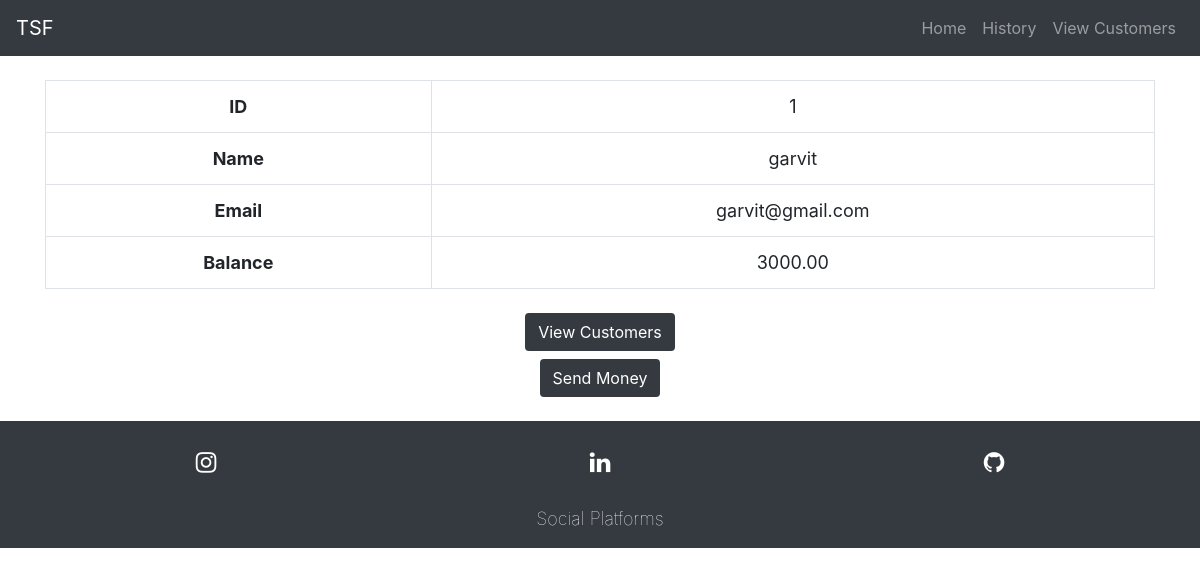
The app's page /details.php?customer_id=1 with its own data.
### tables this page shows
CREATE TABLE `customer` (
  `ID` int(255) NOT NULL,
  `Name` varchar(255) NOT NULL,
  `Email` varchar(255) NOT NULL,
  `Balance` decimal(10,2) NOT NULL
);

### details.php (the view, shortened to what this page needs)
<!doctype html>
<html lang="en">
<?php
    include("functions.php");
?>
<head>
  <link rel="stylesheet" href="https://maxcdn.bootstrapcdn.com/bootstrap/4.5.2/css/bootstrap.min.css">
    <link rel="stylesheet" href="https://cdnjs.cloudflare.com/ajax/libs/font-awesome/4.7.0/css/font-awesome.min.css">
    <link rel="stylesheet" type="text/css" href="css/style.css">
</head>
<body>
<nav class="navbar navbar-expand-lg navbar-dark bg-dark">
  <a class="navbar-brand" href="#">TSF</a>
  <div class="collapse navbar-collapse" id="navbarSupportedContent">
    <ul class="navbar-nav ml-auto">
      <li class="nav-item">
        <a class="nav-link" href="index.php">Home </a>
      </li>
      <li class="nav-item">
        <a class="nav-link" href="history.php">History </a>
      </li>
      <li class="nav-item">
        <a class="nav-link" href="customers.php">View Customers </a>
      </li>
    </ul>
  </div>
</nav>
      <div class="container my-4">
        <?php
            if(isset($_GET['customer_id'])) {
                $ID = $_GET['customer_id'];
                $get = "select * from customer where id='$ID'";
                $result = mysqli_query($conn, $get);
                while($set = mysqli_fetch_array($result)) {
                    $ID = $set['ID'];
                    $Name = $set['Name'];
                    $Email = $set['Email'];
                    $Balance = $set['Balance'];
                    echo"
                        <table class='table table-bordered' style='text-align: center; font-size: 18px;'>
                            <tr>
                                <th scope='col'>ID</th>
                                <td>$ID</td>
                            </tr>
                            <tr>
                                <th scope='col'>Name</th>
                                <td>$Name</td>
                            </tr>
                            <tr>
                                <th scope='col'>Email</th>
                                <td>$Email</td>
                            </tr>
                            <tr>
                                <th scope='col'>Balance</th>
                                <td>$Balance</td>
                            </tr>
                        </table>
                        </div>
                        <div class='row'>
                            <div class='col-12'>
                                <center>
                                    <button class='btn bg-dark'>
                                        <a href='customers.php' style='text-decoration: none; color: white;'>View Customers</a>
                                    </button>
                                </center>
                            <div class='col-12 '>
                                <center>
                                    <button class='btn bg-dark mt-2'>
                                        <a href='transfer.php?ID=$ID' style='text-decoration: none; color: white;'>Send Money</a>
                                    </button>
                                </center>
                            </div>
                        </div>
                    ";
                }
            }
        ?>
    </div>
    <footer>
    <div class="row p-4 bg-dark">
    <div class="col-lg-4 col-md-4 col-sm-4 c">
        <a href="https://www.instagram.com/__garvit__chauhan__/"><i class="fa fa-instagram" aria-hidden="true" ></i></a>
      </div>
      <div class="col-lg-4 col-md-4 col-sm-4 c">
        <a href="https://www.linkedin.com/in/garvit-chauhan-a26295200"><i class="fa fa-linkedin" aria-hidden="true"></i></a>
      </div>
      <div class="col-lg-4 col-md-4 col-sm-4 c">
        <a href="https://github.com/Xerexgarvit"><i class="fa fa-github" aria-hidden="true"></i></a>
      </div>
    </div>
      <div>
        <div class="container-fluid bg-dark social">
        Social Platforms
        </div>
      </div>
  </footer>
</body>
</html>

### css/style.css (style rules this page uses)
* { margin: 0; padding: 0; box-sizing: border-box; }
body { overflow-x: hidden; }
footer { margin-top:3vh; }
.c { text-align:center; }
footer a { color: white; text-anchor:center; padding: auto; font-size:x-large; }
.social { text-align:center; color:white; font-weight:100; font-size:large; padding-bottom: 2vh; }

### records on screen
customer: ID "1", Name "garvit", Email "garvit@gmail.com", Balance "3000.00"
